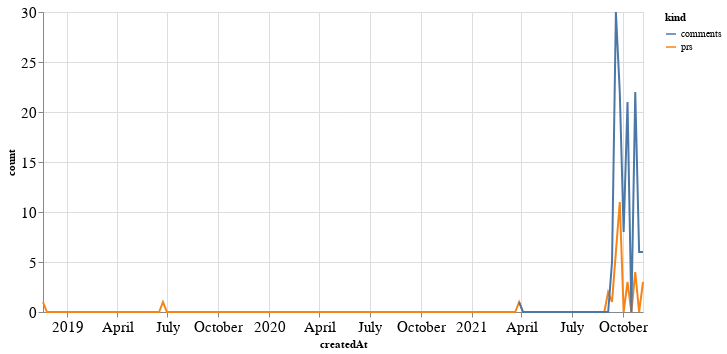

Source (notebook cell):
### Code cell
alt.Chart(total_time, width=600).mark_line().encode(
    x='createdAt',
    y='count',
    color='kind'
)

### Figure 1 — Vega-Lite specification as saved in the notebook (floating-point values rounded to 4 significant figures; data arrays with more than 128 entries replaced by an {"elided": "..."} marker saying what was removed)
{"config": {"axisLeft": {"labelFontSize": 15}, "axisBottom": {"labelFontSize": 15}}, "data": {"name": "data-8cd891865144db9607de066a1cebf21b"}, "mark": "line", "encoding": {"color": {"type": "nominal", "field": "kind"}, "x": {"type": "temporal", "field": "createdAt"}, "y": {"type": "quantitative", "field": "count"}}, "width": 600, "$schema": "https://vega.github.io/schema/vega-lite/v4.8.1.json", "datasets": {"data-8cd891865144db9607de066a1cebf21b": {"elided": "312 records"}}}
